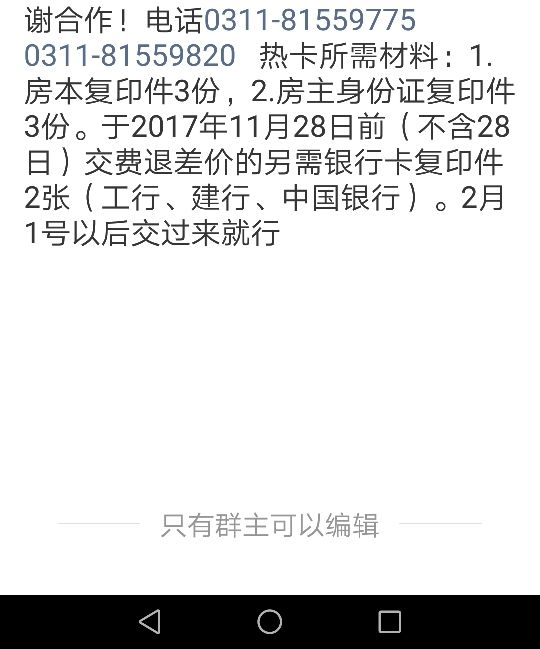
#> input picture test.jpg, 540 x 649 px
$ python PillowTest.py
#> lines starting #> are read from the running program, lines starting #| are printed output that depends on the picture
from PIL import Image, ImageFilter

with Image.open('test.jpg') as im:
    # 如下是类型注解这样三方库就会有智能提示了
    # """:type : Image.Image"""
#> im is the input picture: PIL image 540x649 RGB; mean R, G, B 222, 222.2, 222.3
    assert isinstance(im, Image.Image)

    w, h = im.size
#> w = 540; h = 649
    print('Original image size: %sx%s' % (w, h))
#| Original image size: 540x649

    im.thumbnail((w / 2, h / 2))
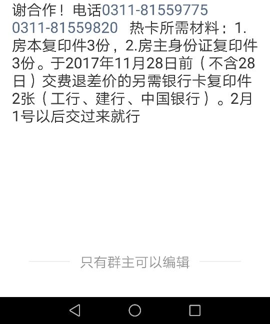
#> im: PIL image 270x324 RGB; mean R, G, B 221.8, 221.9, 222
    print('Resize image size: %sx%s' % (im.size[0], im.size[1]))
#| Resize image size: 270x324
    im.save('thumbnail.jpg', 'jpeg')

    im2 = im.filter(ImageFilter.BLUR)
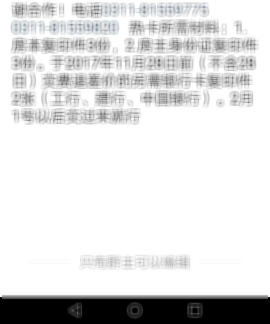
#> im2: PIL image 270x324 RGB; mean R, G, B 221.8, 221.9, 222
    im2.save('blur.jpg', 'jpeg')
